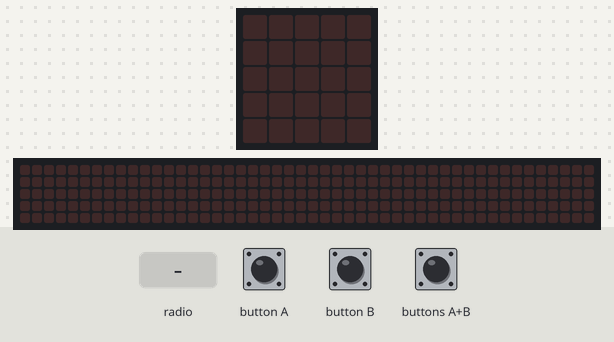
A program run on a simulated BBC micro:bit (MakeCode). Parts: the board's 5×5 LED display, a strip that is not on the board, showing the scrolling text unrolled. The inputs (shaded band) are chosen by the test bench. The 48×5 strip is a reading aid, not a part: it shows the text the display is scrolling, unrolled, one strip-width of it at a time.

Above: at 1.2 s.
1.3 s: radio message "3" arrives
At 3.77 s:
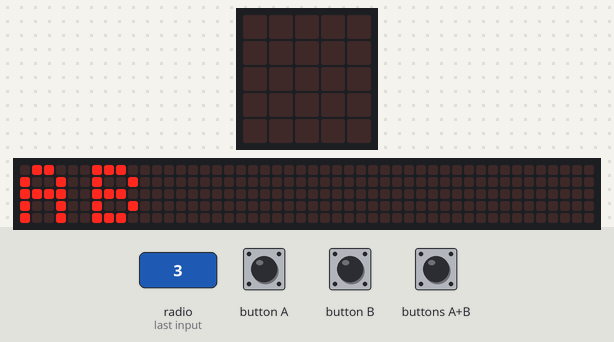
4.3 s: radio message "1" arrives
At 4.9 s:
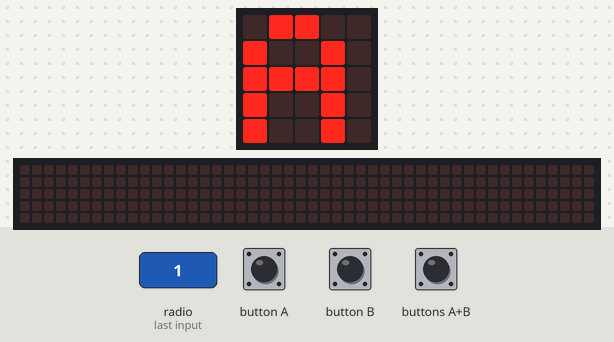
5.8 s: radio message "2" arrives
At 6.1 s:
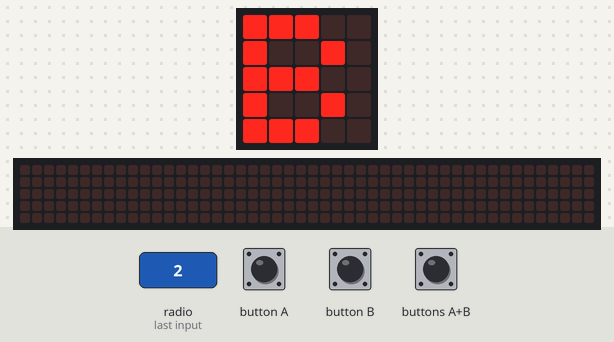
7.3 s: radio message "3" arrives
At 7.37 s:
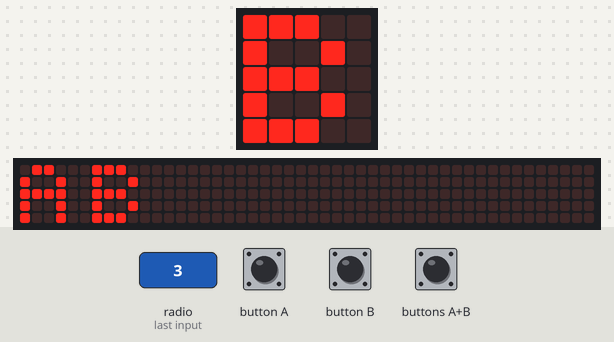
Timing chart, 0 to 10.3 s (numbered marks = the images above; inputs shaded):
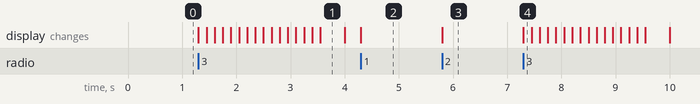

Measured:
- after the input at 1.3 s, the display: changes at once (image 1)
- after the input at 4.3 s, the display: changes at once (image 2)
- after the input at 5.8 s, the display: changes at once (image 3)
- after the input at 7.3 s, the display: changes at once (image 4)
- what the display in image 1 shows lasts 0.4 s, from 3.6 s to 4.0 s

The program:

main.ts
```typescript
radio.onReceivedNumber(function (receivedNumber) {
    if (receivedNumber == 1) {
        basic.showString("A")
    }
    if (receivedNumber == 2) {
        basic.showString("B")
    }
    if (receivedNumber == 3) {
        basic.showString("AB")
    }
})
input.onButtonPressed(Button.A, function () {
    radio.sendNumber(1)
})
input.onButtonPressed(Button.AB, function () {
    radio.sendNumber(3)
})
input.onButtonPressed(Button.B, function () {
    radio.sendNumber(2)
})
radio.setGroup(3)
```

test.ts
```typescript
// aquí va el archivo "tests"; esto no se compilará cuando este paquete se utilice como una extensión.
```
